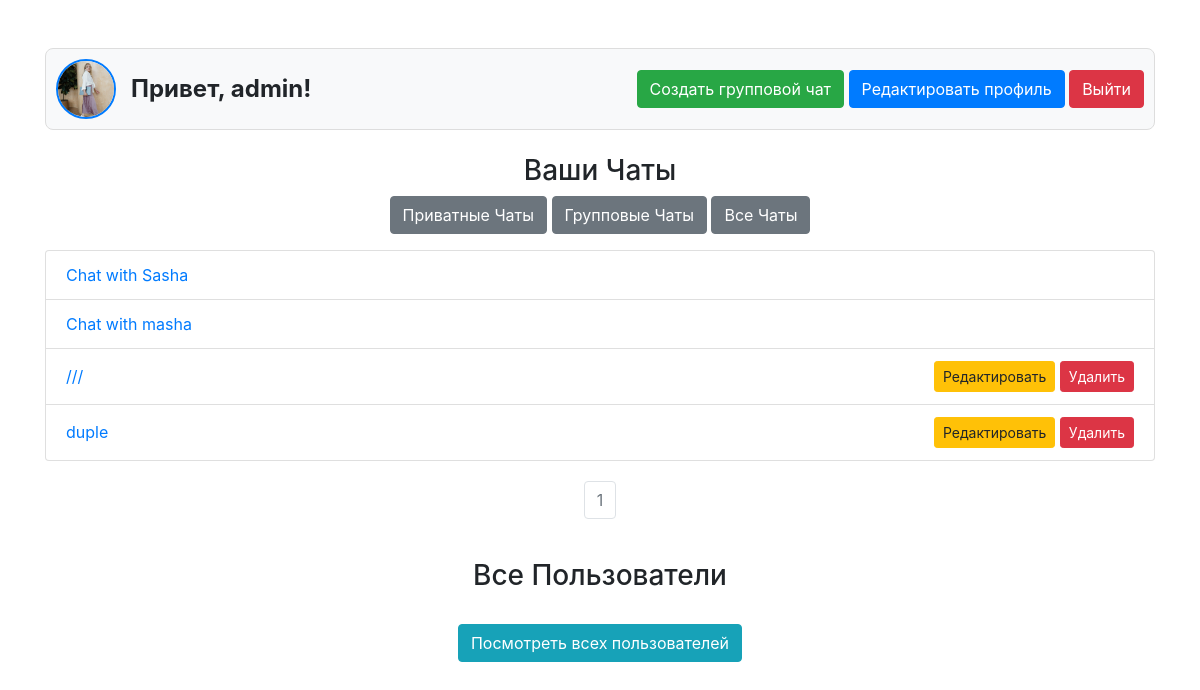
Before: /home/ (signed in) with the older database file.
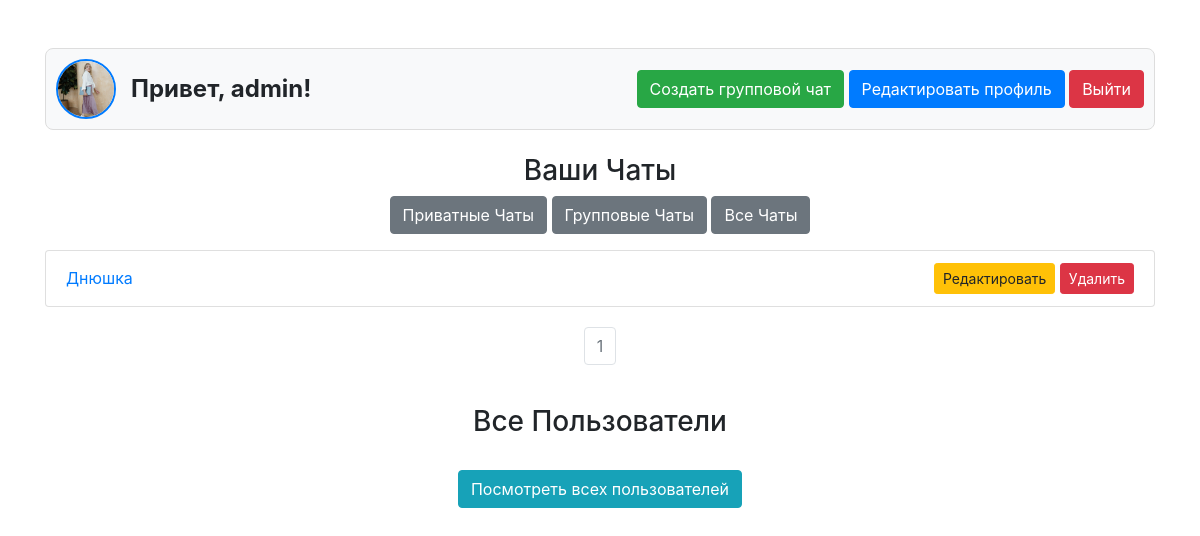
After: the same page with the newer database file.
### chat/models.py (models this page shows, shortened)
class UserProfile(models.Model):
    user = models.OneToOneField(User, on_delete=models.CASCADE)
    avatar = models.ImageField(upload_to='avatars/', null=True, blank=True)

class Chat(models.Model):
    name = models.CharField(max_length=255, blank=True)
    participants = models.ManyToManyField(User, related_name="chats")
    is_group = models.BooleanField(default=False)
    created_at = models.DateTimeField(auto_now_add=True)

### chat/views.py (the view)
# urls.py: path('home/', views.default_view, name='default'),  # Главная страница (список чатов)
def default_view(request):
    if request.user.is_authenticated:
        user_chats = Chat.objects.filter(participants=request.user)
        chat_filter = request.GET.get('filter')
        if chat_filter == 'private':
            user_chats = user_chats.filter(is_group=False)
        elif chat_filter == 'group':
            user_chats = user_chats.filter(is_group=True)
        for chat in user_chats:
            if not chat.is_group and chat.participants.count() == 2:
                other_user = chat.participants.exclude(id=request.user.id).first()
                chat.display_name = f"Chat with {other_user.username}" if other_user else chat.name
                chat.other_user_id = other_user.id if other_user else None
            else:
                chat.display_name = chat.name
        paginator = Paginator(user_chats, 10)
        page_number = request.GET.get('page')
        page_obj = paginator.get_page(page_number)
        return render(request, 'default.html', {'page_obj': page_obj})
    else:
        return render(request, 'default.html', {'message': 'Please log in to see your chats.'})

### templates/default.html (shortened to what this page needs)
{% load static %}
<!DOCTYPE html>
<html lang="en">
<head>
    <link href="https://stackpath.bootstrapcdn.com/bootstrap/4.5.2/css/bootstrap.min.css" rel="stylesheet">
    <link rel="stylesheet" href="{% static 'css/styles.css' %}">
</head>
<body>
    <div class="container">
        <div class="text-center mt-4">
            {% if user.is_authenticated %}
                <div class="container mt-5 user-greeting">
                    <div class="user-info">
                        {% if user.userprofile.avatar %}
                            <img src="{{ user.userprofile.avatar.url }}" alt="Avatar">
                        {% else %}
                            <img src="{% static 'default_avatar.png' %}" alt="Default Avatar">
                        {% endif %}
                        <div class="greeting-text">Привет, {{ user.username }}!</div>
                    </div>
                    <div>
                        <a href="{% url 'create_chat' %}" class="btn btn-success">Создать групповой чат</a>
                        <a href="{% url 'profile' %}" class="btn btn-primary">Редактировать профиль</a>
                        <a href="{% url 'logout' %}" class="btn btn-danger">Выйти</a>
                    </div>
                </div>
                <div class="mt-4">
                    <h3>Ваши Чаты</h3>
                    <div class="mb-3">
                        <a href="?filter=private" class="btn btn-secondary">Приватные Чаты</a>
                        <a href="?filter=group" class="btn btn-secondary">Групповые Чаты</a>
                        <a href="?" class="btn btn-secondary">Все Чаты</a>
                    </div>
                    <ul class="list-group">
                        {% for chat in page_obj.object_list %}
                            <li class="list-group-item d-flex justify-content-between align-items-center">
                                {% if chat.is_group %}
                                    <a href="{% url 'chat_room' chat.id %}">{{ chat.display_name }}</a>
                                {% else %}
                                    <a href="{% url 'private_chat' chat.other_user_id %}">{{ chat.display_name }}</a>
                                {% endif %}
                                <div>
                                    {% if chat.is_group %}
                                        <a href="{% url 'edit_chat' chat.id %}" class="btn btn-warning btn-sm">Редактировать</a>
                                        <form method="post" action="{% url 'delete_chat' chat.id %}" style="display:inline;">
                                            <button type="submit" class="btn btn-danger btn-sm">Удалить</button>
                                        </form>
                                    {% endif %}
                                </div>
                            </li>
                        {% empty %}
                            <li class="list-group-item">Нет доступных чатов.</li>
                        {% endfor %}
                    </ul>
                    <nav aria-label="Page navigation">
                        <div class="d-flex justify-content-center">
                            <ul class="pagination">
                                <li class="page-item disabled"><a class="page-link" href="#">{{ page_obj.number }}</a></li>
                            </ul>
                        </div>
                    </nav>
                    <div class="mt-4">
                        <h3>Все Пользователи</h3>
                        <ul class="list-group">
                            <div class="text-center mt-4">
                                <a href="{% url 'all_users' %}" class="btn btn-info">Посмотреть всех пользователей</a>
                            </div>
                        </ul>
                    </div>
            {% endif %}
        </div>
    </div>
</body>
</html>

### static/css/styles.css (style rules this page uses)
.user-greeting { display: flex; justify-content: space-between; align-items: center; margin-top: 20px; padding: 10px; border: 1px solid #ddd; border-radius: 8px; background-color: #f8f9fa; }
.user-greeting .user-info { display: flex; align-items: center; }
.user-greeting img { border-radius: 50%; margin-right: 15px; width: 60px; height: 60px; border: 2px solid #007bff; object-fit: cover; }
.greeting-text { font-size: 1.5rem; font-weight: bold; }
.pagination { margin-top: 20px; }

Changed rows visible on the page:
removed Chat: display_name "Chat with Sasha"
removed Chat: display_name "Chat with masha"
removed Chat: display_name "///", is_group "Редактировать"
removed Chat: display_name "duple", is_group "Редактировать"
added Chat: display_name "Днюшка", is_group "Редактировать"
